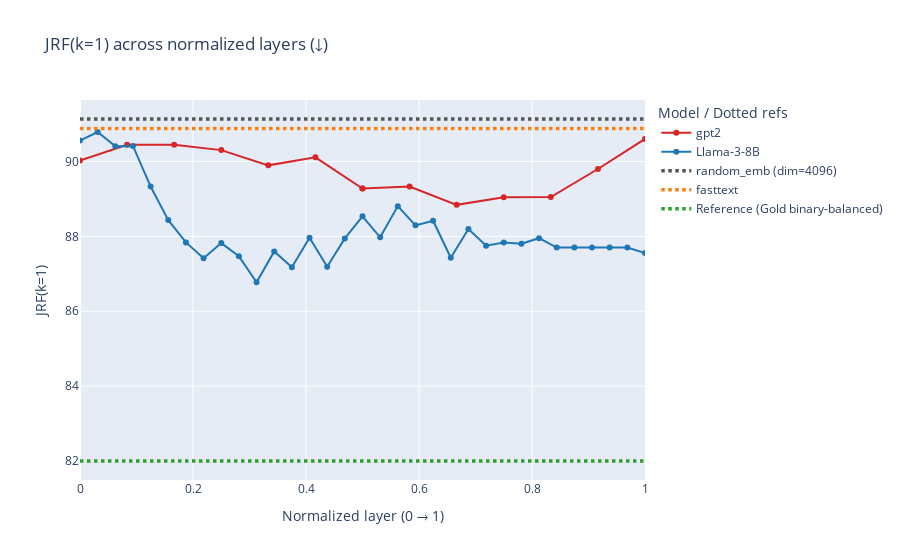
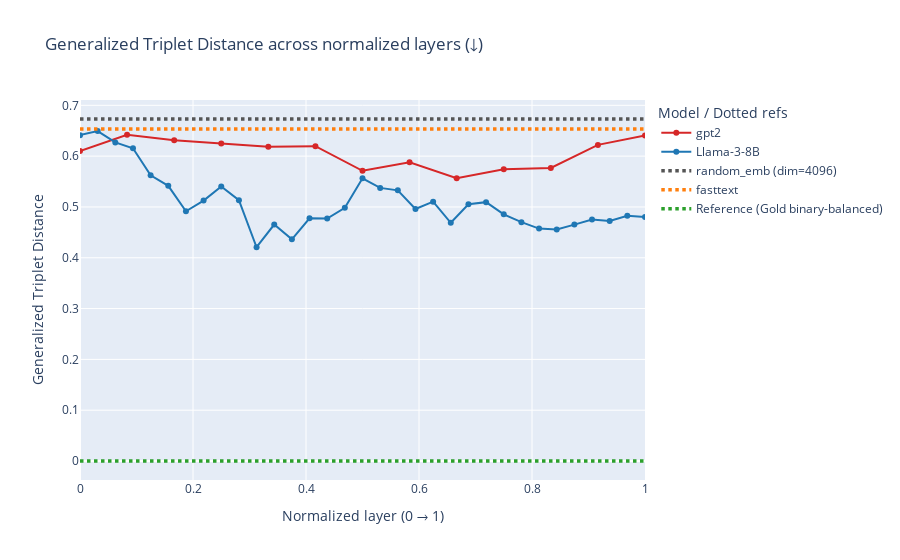
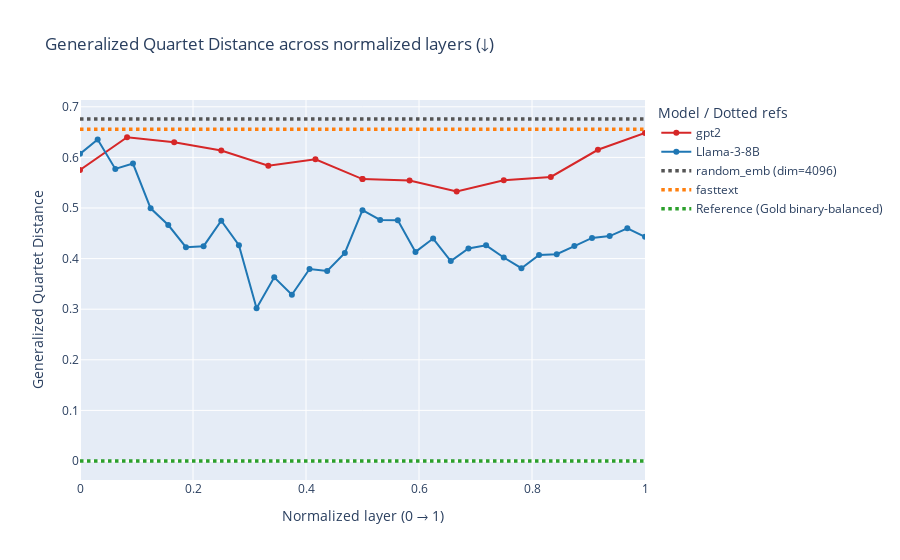
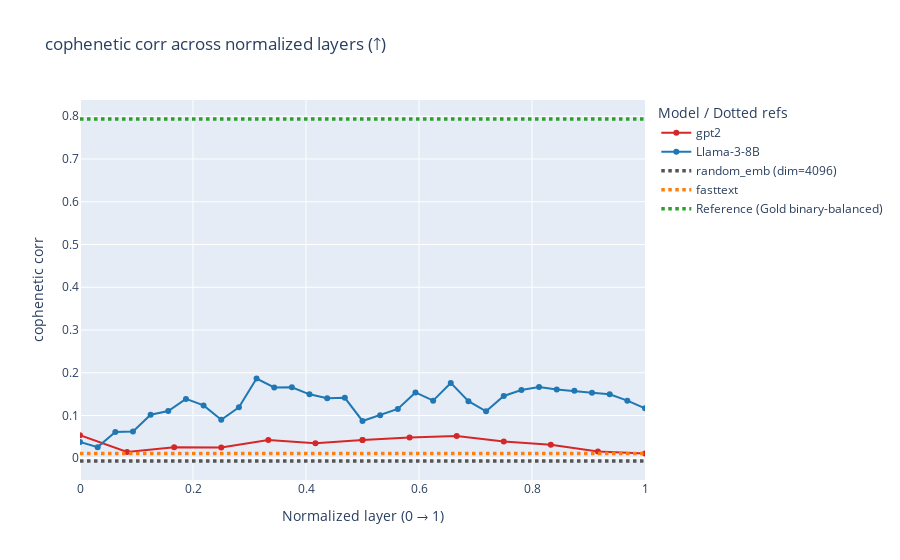

Write notebook code for charts like these, in order.
### Code cell
# ===== データ準備 =====
BASE_PATH = Path("/home/masaki/hierarchical-repr/EntityTree/output/eval_tree")
df_llama = load_llama3_8b(BASE_PATH)
df_gpt2  = load_gpt2(BASE_PATH)
df_single = load_singleton_models(BASE_PATH)   # random_emb / fasttext / gold_binary_balanced（L0のみ）

# main 2モデル
frames = [df for df in [df_gpt2, df_llama] if not df.empty]
if not frames:
    raise RuntimeError("gpt2 / Llama-3-8B のデータが見つかりません。パスやファイルを確認してください。")
df = pd.concat(frames, ignore_index=True)

# 数値化
for c in ["layer", "jrf_k1", "jrf_k2", "gtd", "gqd", "cophenetic_corr"]:
    if c in df.columns:
        df[c] = pd.to_numeric(df[c], errors="coerce")
if not df_single.empty:
    for c in ["jrf_k1", "jrf_k2", "gtd", "gqd", "cophenetic_corr"]:
        if c in df_single.columns:
            df_single[c] = pd.to_numeric(df_single[c], errors="coerce")

# entity_only のみ
df = df[df["template"] == "entity_only"].copy()
if not df_single.empty:
    df_single = df_single[df_single["template"] == "entity_only"].copy()

# normalized layer（0層→0.0、最終層→1.0）
df["normalized_layer"] = df.groupby("model")["layer"].transform(
    lambda s: s / s.max() if s.max() and s.max() > 0 else 0
)


df["model_disp"] = df["model"].map(to_disp)
if not df_single.empty:
    df_single["model_disp"] = df_single["model"].map(to_disp)

# ===== 図ユーティリティ =====
METRIC_INFO = {
    "jrf_k1": ("JRF(k=1)", "↓"),
    "gtd": ("Generalized Triplet Distance", "↓"),
    "gqd": ("Generalized Quartet Distance", "↓"),
    "cophenetic_corr": ("cophenetic corr", "↑"),
}


# ===== 4 指標をそれぞれ 1 図で可視化 =====
fig_jrfk1 = plot_metric(df, "jrf_k1", df_single)
fig_gtd   = plot_metric(df, "gtd", df_single)
fig_gqd   = plot_metric(df, "gqd", df_single)
fig_coph  = plot_metric(df, "cophenetic_corr", df_single)

for f in [fig_jrfk1, fig_gtd, fig_gqd, fig_coph]:
    if f is not None:
        f.show()

### Figure 1 — Plotly figure (JSON) as saved in the notebook; plotly's stock layout.template omitted (floating-point values rounded to 4 significant figures)
{"data": [{"hovertemplate": "Layer(norm)=%{x:.2f}<br>JRF(k=1)=%{y:.2f}<extra>gpt2</extra>", "line": {"color": "#d62728"}, "marker": {"color": "#d62728"}, "mode": "lines+markers", "name": "gpt2", "type": "scatter", "x": [0.0, 0.08333, 0.1667, 0.25, 0.3333, 0.4167, 0.5, 0.5, 0.5833, 0.6667, 0.75, 0.8333, 0.9167, 1.0], "y": [90.03, 90.45, 90.45, 90.31, 89.9, 90.11, 89.28, 89.28, 89.33, 88.84, 89.05, 89.05, 89.8, 90.6]}, {"hovertemplate": "Layer(norm)=%{x:.2f}<br>JRF(k=1)=%{y:.2f}<extra>Llama-3-8B</extra>", "line": {"color": "#1f77b4"}, "marker": {"color": "#1f77b4"}, "mode": "lines+markers", "name": "Llama-3-8B", "type": "scatter", "x": [0.0, 0.03125, 0.0625, 0.09375, 0.125, 0.1562, 0.1875, 0.2188, 0.25, 0.2812, 0.3125, 0.3438, 0.375, 0.4062, 0.4375, 0.4688, 0.5, 0.5312, 0.5625, 0.5938, 0.625, 0.6562, 0.6875, 0.7188, 0.75, 0.7812, 0.8125, 0.8438, 0.875, 0.9062, 0.9375, 0.9688, 1.0], "y": [90.56, 90.79, 90.41, 90.42, 89.33, 88.44, 87.84, 87.42, 87.82, 87.47, 86.77, 87.6, 87.18, 87.96, 87.19, 87.95, 88.54, 87.97, 88.81, 88.3, 88.42, 87.43, 88.2, 87.75, 87.84, 87.8, 87.95, 87.7, 87.7, 87.7, 87.7, 87.7, 87.56]}, {"hovertemplate": "Layer(norm)=%{x:.2f}<br>JRF(k=1)=%{y:.2f}<extra>random_emb (dim=4096)</extra>", "line": {"color": "#555555", "dash": "dot", "width": 3.5}, "mode": "lines", "name": "random_emb (dim=4096)", "type": "scatter", "x": [0, 1], "y": [91.14, 91.14]}, {"hovertemplate": "Layer(norm)=%{x:.2f}<br>JRF(k=1)=%{y:.2f}<extra>fasttext</extra>", "line": {"color": "#ff7f0e", "dash": "dot", "width": 3.5}, "mode": "lines", "name": "fasttext", "type": "scatter", "x": [0, 1], "y": [90.88, 90.88]}, {"hovertemplate": "Layer(norm)=%{x:.2f}<br>JRF(k=1)=%{y:.2f}<extra>Reference (Gold binary-balanced)</extra>", "line": {"color": "#2ca02c", "dash": "dot", "width": 3.5}, "mode": "lines", "name": "Reference (Gold binary-balanced)", "type": "scatter", "x": [0, 1], "y": [82, 82]}], "layout": {"legend": {"title": {"text": "Model / Dotted refs"}}, "title": {"text": "JRF(k=1) across normalized layers (↓)"}, "xaxis": {"range": [0, 1], "title": {"text": "Normalized layer (0 → 1)"}}, "yaxis": {"title": {"text": "JRF(k=1)"}}}}

### Figure 2 — Plotly figure (JSON) as saved in the notebook; plotly's stock layout.template omitted (floating-point values rounded to 4 significant figures)
{"data": [{"hovertemplate": "Layer(norm)=%{x:.2f}<br>Generalized Triplet Distance=%{y:.2f}<extra>gpt2</extra>", "line": {"color": "#d62728"}, "marker": {"color": "#d62728"}, "mode": "lines+markers", "name": "gpt2", "type": "scatter", "x": [0.0, 0.08333, 0.1667, 0.25, 0.3333, 0.4167, 0.5, 0.5833, 0.6667, 0.75, 0.8333, 0.9167, 1.0], "y": [0.61, 0.6418, 0.6313, 0.6249, 0.6186, 0.6195, 0.5711, 0.5878, 0.5564, 0.5742, 0.5767, 0.6221, 0.6405]}, {"hovertemplate": "Layer(norm)=%{x:.2f}<br>Generalized Triplet Distance=%{y:.2f}<extra>Llama-3-8B</extra>", "line": {"color": "#1f77b4"}, "marker": {"color": "#1f77b4"}, "mode": "lines+markers", "name": "Llama-3-8B", "type": "scatter", "x": [0.0, 0.03125, 0.0625, 0.09375, 0.125, 0.1562, 0.1875, 0.2188, 0.25, 0.2812, 0.3125, 0.3438, 0.375, 0.4062, 0.4375, 0.4688, 0.5, 0.5312, 0.5625, 0.5938, 0.625, 0.6562, 0.6875, 0.7188, 0.75, 0.7812, 0.8125, 0.8438, 0.875, 0.9062, 0.9375, 0.9688, 1.0], "y": [0.6413, 0.6493, 0.627, 0.6155, 0.5622, 0.5415, 0.4915, 0.5125, 0.5401, 0.5133, 0.4207, 0.4654, 0.4363, 0.4775, 0.4773, 0.4984, 0.5564, 0.5375, 0.5327, 0.496, 0.5103, 0.4688, 0.5054, 0.5094, 0.4855, 0.4701, 0.4574, 0.4556, 0.4653, 0.4752, 0.4726, 0.4828, 0.4804]}, {"hovertemplate": "Layer(norm)=%{x:.2f}<br>Generalized Triplet Distance=%{y:.2f}<extra>random_emb (dim=4096)</extra>", "line": {"color": "#555555", "dash": "dot", "width": 3.5}, "mode": "lines", "name": "random_emb (dim=4096)", "type": "scatter", "x": [0, 1], "y": [0.6731, 0.6731]}, {"hovertemplate": "Layer(norm)=%{x:.2f}<br>Generalized Triplet Distance=%{y:.2f}<extra>fasttext</extra>", "line": {"color": "#ff7f0e", "dash": "dot", "width": 3.5}, "mode": "lines", "name": "fasttext", "type": "scatter", "x": [0, 1], "y": [0.6533, 0.6533]}, {"hovertemplate": "Layer(norm)=%{x:.2f}<br>Generalized Triplet Distance=%{y:.2f}<extra>Reference (Gold binary-balanced)</extra>", "line": {"color": "#2ca02c", "dash": "dot", "width": 3.5}, "mode": "lines", "name": "Reference (Gold binary-balanced)", "type": "scatter", "x": [0, 1], "y": [0, 0]}], "layout": {"legend": {"title": {"text": "Model / Dotted refs"}}, "title": {"text": "Generalized Triplet Distance across normalized layers (↓)"}, "xaxis": {"range": [0, 1], "title": {"text": "Normalized layer (0 → 1)"}}, "yaxis": {"title": {"text": "Generalized Triplet Distance"}}}}

### Figure 3 — Plotly figure (JSON) as saved in the notebook; plotly's stock layout.template omitted (floating-point values rounded to 4 significant figures)
{"data": [{"hovertemplate": "Layer(norm)=%{x:.2f}<br>Generalized Quartet Distance=%{y:.2f}<extra>gpt2</extra>", "line": {"color": "#d62728"}, "marker": {"color": "#d62728"}, "mode": "lines+markers", "name": "gpt2", "type": "scatter", "x": [0.0, 0.08333, 0.1667, 0.25, 0.3333, 0.4167, 0.5, 0.5, 0.5833, 0.6667, 0.75, 0.8333, 0.9167, 1.0], "y": [0.575, 0.6399, 0.6299, 0.6135, 0.5836, 0.5962, 0.5571, 0.5571, 0.5541, 0.5325, 0.5547, 0.5614, 0.6151, 0.6482]}, {"hovertemplate": "Layer(norm)=%{x:.2f}<br>Generalized Quartet Distance=%{y:.2f}<extra>Llama-3-8B</extra>", "line": {"color": "#1f77b4"}, "marker": {"color": "#1f77b4"}, "mode": "lines+markers", "name": "Llama-3-8B", "type": "scatter", "x": [0.0, 0.03125, 0.0625, 0.09375, 0.125, 0.1562, 0.1875, 0.2188, 0.25, 0.2812, 0.3125, 0.3438, 0.375, 0.4062, 0.4375, 0.4688, 0.5, 0.5312, 0.5625, 0.5938, 0.625, 0.6562, 0.6875, 0.7188, 0.75, 0.7812, 0.8125, 0.8438, 0.875, 0.9062, 0.9375, 0.9688, 1.0], "y": [0.607, 0.6352, 0.5773, 0.5878, 0.4993, 0.4664, 0.4226, 0.4245, 0.4748, 0.4263, 0.302, 0.363, 0.3287, 0.3795, 0.3757, 0.4112, 0.4957, 0.4764, 0.4757, 0.4132, 0.4396, 0.3951, 0.4199, 0.4262, 0.4021, 0.381, 0.4073, 0.4085, 0.4248, 0.4409, 0.4445, 0.46, 0.4432]}, {"hovertemplate": "Layer(norm)=%{x:.2f}<br>Generalized Quartet Distance=%{y:.2f}<extra>random_emb (dim=4096)</extra>", "line": {"color": "#555555", "dash": "dot", "width": 3.5}, "mode": "lines", "name": "random_emb (dim=4096)", "type": "scatter", "x": [0, 1], "y": [0.6759, 0.6759]}, {"hovertemplate": "Layer(norm)=%{x:.2f}<br>Generalized Quartet Distance=%{y:.2f}<extra>fasttext</extra>", "line": {"color": "#ff7f0e", "dash": "dot", "width": 3.5}, "mode": "lines", "name": "fasttext", "type": "scatter", "x": [0, 1], "y": [0.6554, 0.6554]}, {"hovertemplate": "Layer(norm)=%{x:.2f}<br>Generalized Quartet Distance=%{y:.2f}<extra>Reference (Gold binary-balanced)</extra>", "line": {"color": "#2ca02c", "dash": "dot", "width": 3.5}, "mode": "lines", "name": "Reference (Gold binary-balanced)", "type": "scatter", "x": [0, 1], "y": [0, 0]}], "layout": {"legend": {"title": {"text": "Model / Dotted refs"}}, "title": {"text": "Generalized Quartet Distance across normalized layers (↓)"}, "xaxis": {"range": [0, 1], "title": {"text": "Normalized layer (0 → 1)"}}, "yaxis": {"title": {"text": "Generalized Quartet Distance"}}}}

### Figure 4 — Plotly figure (JSON) as saved in the notebook; plotly's stock layout.template omitted (floating-point values rounded to 4 significant figures)
{"data": [{"hovertemplate": "Layer(norm)=%{x:.2f}<br>cophenetic corr=%{y:.2f}<extra>gpt2</extra>", "line": {"color": "#d62728"}, "marker": {"color": "#d62728"}, "mode": "lines+markers", "name": "gpt2", "type": "scatter", "x": [0.0, 0.08333, 0.1667, 0.25, 0.3333, 0.4167, 0.5, 0.5, 0.5833, 0.6667, 0.75, 0.8333, 0.9167, 1.0], "y": [0.05394, 0.01457, 0.0256, 0.02529, 0.04297, 0.03525, 0.04257, 0.04257, 0.04866, 0.05217, 0.03907, 0.03137, 0.01599, 0.01129]}, {"hovertemplate": "Layer(norm)=%{x:.2f}<br>cophenetic corr=%{y:.2f}<extra>Llama-3-8B</extra>", "line": {"color": "#1f77b4"}, "marker": {"color": "#1f77b4"}, "mode": "lines+markers", "name": "Llama-3-8B", "type": "scatter", "x": [0.0, 0.03125, 0.0625, 0.09375, 0.125, 0.1562, 0.1875, 0.2188, 0.25, 0.2812, 0.3125, 0.3438, 0.375, 0.4062, 0.4375, 0.4688, 0.5, 0.5312, 0.5625, 0.5938, 0.625, 0.6562, 0.6875, 0.7188, 0.75, 0.7812, 0.8125, 0.8438, 0.875, 0.9062, 0.9375, 0.9688, 1.0], "y": [0.03801, 0.02606, 0.06131, 0.06265, 0.102, 0.1105, 0.1388, 0.1237, 0.08991, 0.1194, 0.1864, 0.1657, 0.1661, 0.1495, 0.1404, 0.1415, 0.08726, 0.1006, 0.1153, 0.154, 0.1348, 0.1762, 0.1334, 0.1097, 0.1457, 0.1598, 0.1667, 0.1606, 0.1578, 0.1535, 0.1499, 0.1347, 0.1168]}, {"hovertemplate": "Layer(norm)=%{x:.2f}<br>cophenetic corr=%{y:.2f}<extra>random_emb (dim=4096)</extra>", "line": {"color": "#555555", "dash": "dot", "width": 3.5}, "mode": "lines", "name": "random_emb (dim=4096)", "type": "scatter", "x": [0, 1], "y": [-0.006386, -0.006386]}, {"hovertemplate": "Layer(norm)=%{x:.2f}<br>cophenetic corr=%{y:.2f}<extra>fasttext</extra>", "line": {"color": "#ff7f0e", "dash": "dot", "width": 3.5}, "mode": "lines", "name": "fasttext", "type": "scatter", "x": [0, 1], "y": [0.01129, 0.01129]}, {"hovertemplate": "Layer(norm)=%{x:.2f}<br>cophenetic corr=%{y:.2f}<extra>Reference (Gold binary-balanced)</extra>", "line": {"color": "#2ca02c", "dash": "dot", "width": 3.5}, "mode": "lines", "name": "Reference (Gold binary-balanced)", "type": "scatter", "x": [0, 1], "y": [0.7935, 0.7935]}], "layout": {"legend": {"title": {"text": "Model / Dotted refs"}}, "title": {"text": "cophenetic corr across normalized layers (↑)"}, "xaxis": {"range": [0, 1], "title": {"text": "Normalized layer (0 → 1)"}}, "yaxis": {"title": {"text": "cophenetic corr"}}}}
